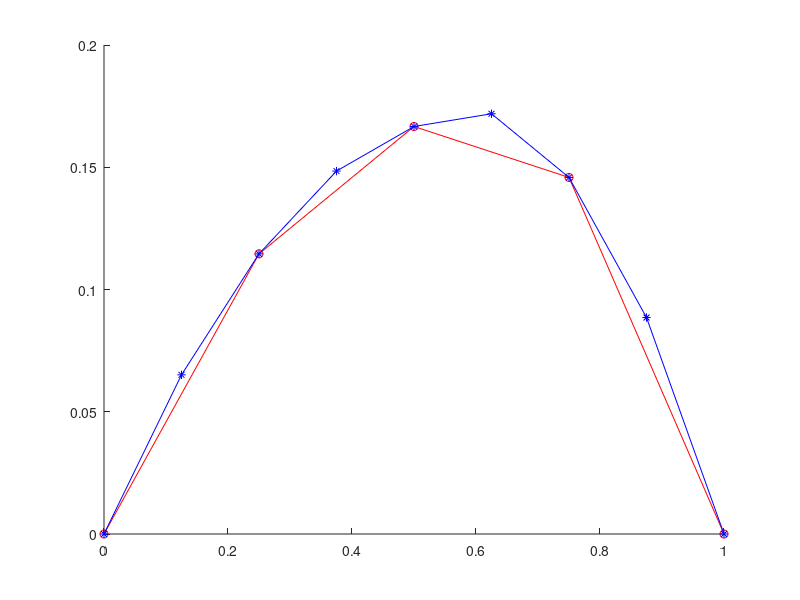

This figure's MATLAB source: (Note: this script raises an error after producing the figure.)
% filepath: /Users/bearxiong/Documents/ShanghaiTech/SI114_2025_spring/HW2/problem1_part3.m
function problem1_part3()
    % FEM solution to plot solutions for n = 4, 8, 1000
    
    n_values = [4, 8, 1000];
    colors = {'r-o', 'b-*', 'g-'};
    legends = {};
    
    figure('Position', [100, 100, 800, 500]);
    hold on;
    
    for idx = 1:length(n_values)
        n = n_values(idx);
        legends{idx} = sprintf('n = %d', n);
        
        % Generate grid points
        x = linspace(0, 1, n+1);
        
        % Initialize stiffness matrix and force vector
        A = zeros(n+1, n+1);
        f = zeros(n+1, 1);
        
        % Element width
        h = 1/n;
        
        % Assemble the stiffness matrix and force vector
        for i = 1:n
            x_left = x(i);
            x_right = x(i+1);
            
            % Determine C(x) for this element
            if x_right <= 0.5
                C = 1;
            elseif x_left >= 0.5
                C = 0.5;
            else
                % Element contains the interface at x=0.5
                % Use more accurate handling for interface elements
                mid_point = 0.5;
                left_ratio = (mid_point - x_left) / h;
                
                % Contribution from left part (C=1)
                A_left = 1 * [1, -1; -1, 1] / (h * left_ratio);
                f_left = h * left_ratio * [0.5; 0.5];
                
                % Contribution from right part (C=0.5)
                A_right = 0.5 * [1, -1; -1, 1] / (h * (1 - left_ratio));
                f_right = h * (1 - left_ratio) * [0.5; 0.5];
                
                % Combine contributions
                A_local = A_left + A_right;
                f_local = f_left + f_right;
                
                A(i:i+1, i:i+1) = A(i:i+1, i:i+1) + A_local;
                f(i:i+1) = f(i:i+1) + f_local;
                
                continue;
            end
            
            % Local stiffness matrix
            A_local = C * [1, -1; -1, 1] / h;
            
            % Local force vector (from right-hand side = 1)
            f_local = h * [0.5; 0.5];
            
            % Assemble into global matrices
            A(i:i+1, i:i+1) = A(i:i+1, i:i+1) + A_local;
            f(i:i+1) = f(i:i+1) + f_local;
        end
        
        % Apply boundary conditions (u(0) = u(1) = 0)
        A_reduced = A(2:n, 2:n);
        f_reduced = f(2:n);
        
        % Solve the linear system
        u_reduced = A_reduced \ f_reduced;
        
        % Reconstruct full solution with boundary conditions
        u = zeros(n+1, 1);
        u(2:n) = u_reduced;
        
        % For high n, use fewer markers
        if n == 1000
            plot(x, u, colors{idx}, 'MarkerIndices', 1:100:n+1);
        else
            plot(x, u, colors{idx});
        end
    end
    
    % Add a vertical line at x = 0.5 to denote the interface
    plot([0.5 0.5], ylim, 'k--');
    
    % Add labels and legend
    xlabel('x');
    ylabel('u(x)');
    title('FEM Solutions for Different Mesh Sizes');
    legend(legends, 'Location', 'best');
    grid on;
    
    % Add text annotation for interface
    text(0.51, 0.9*max(ylim), 'C(x) interface', 'FontSize', 10);
    
    hold off;
    
    % Save the figure
    saveas(gcf, 'fem_solutions.png');
    fprintf('Figure saved as fem_solutions.png\n');
end